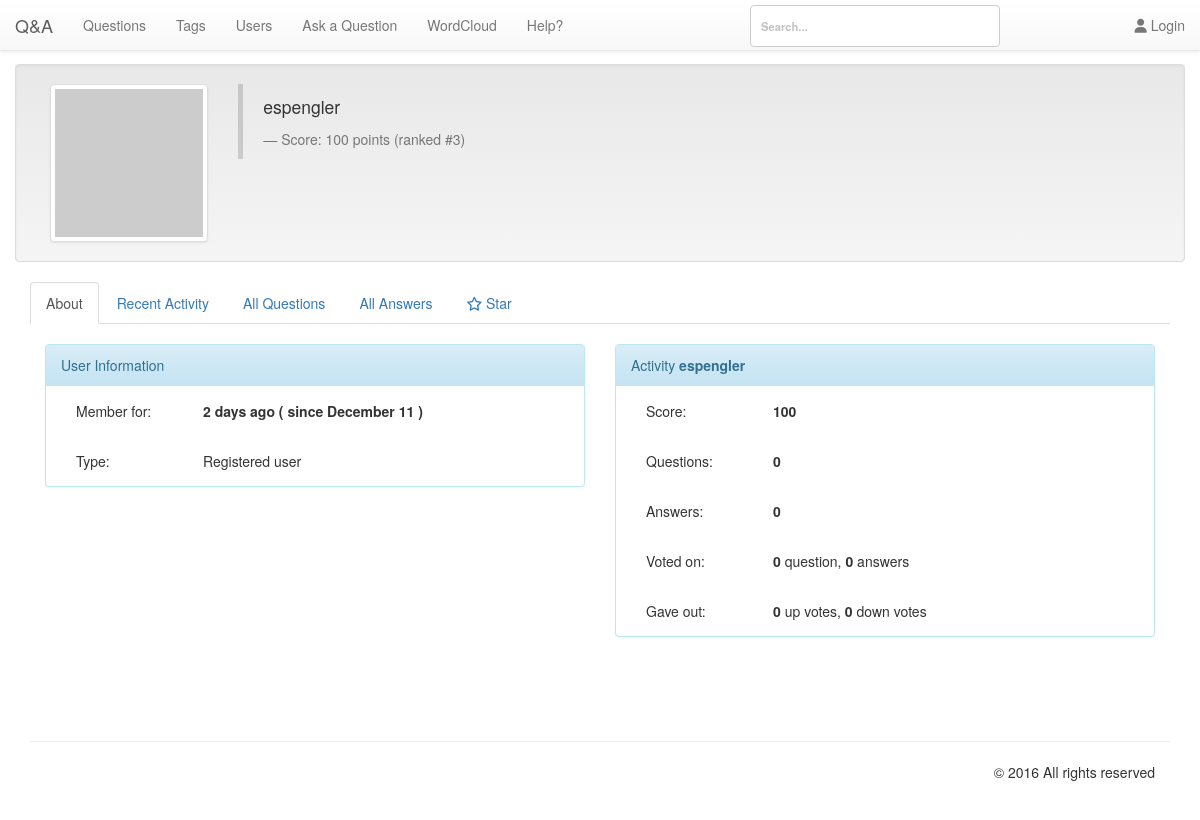
Page /pages/users.php?handle=espengler on the committed database.
### tables this page shows
CREATE TABLE `qa_users` (
  `userid` int(10) UNSIGNED NOT NULL,
  `created` datetime NOT NULL,
  `email` varchar(80) NOT NULL,
  `handle` varchar(20) NOT NULL,
  `avatarblobid` bigint(20) UNSIGNED DEFAULT NULL,
  `avatarwidth` smallint(5) UNSIGNED DEFAULT NULL,
  `avatarheight` smallint(5) UNSIGNED DEFAULT NULL,
  `passcheck` text,
  `loggedin` datetime NOT NULL
);

CREATE TABLE `qa_userpoints` (
  `userid` int(10) UNSIGNED NOT NULL,
  `points` int(11) NOT NULL DEFAULT '0',
  `qposts` mediumint(9) NOT NULL DEFAULT '0',
  `aposts` mediumint(9) NOT NULL DEFAULT '0',
  `cposts` mediumint(9) NOT NULL DEFAULT '0',
  `aselects` mediumint(9) NOT NULL DEFAULT '0',
  `aselecteds` mediumint(9) NOT NULL DEFAULT '0',
  `qupvotes` mediumint(9) NOT NULL DEFAULT '0',
  `qdownvotes` mediumint(9) NOT NULL DEFAULT '0',
  `aupvotes` mediumint(9) NOT NULL DEFAULT '0',
  `adownvotes` mediumint(9) NOT NULL DEFAULT '0',
  `qvoteds` int(11) NOT NULL DEFAULT '0',
  `avoteds` int(11) NOT NULL DEFAULT '0',
  `upvoteds` int(11) NOT NULL DEFAULT '0',
  `downvoteds` int(11) NOT NULL DEFAULT '0',
  `bonus` int(11) NOT NULL DEFAULT '0'
);

### db/db.php (called while the page is built, shortened)
<?php
class Db {
	protected static $connection;
	public function connect() {
		if(!isset(self::$connection)) {
			self::$connection = new mysqli('localhost','admin','M0n@rch$','cs518');
		}
		return self::$connection;
	}
	public function query($query) {
		$connection = $this -> connect();
		$result = $connection -> query($query);
		return $result;
	}
	public function select($query) {
		$rows = array();
		$result = $this -> query($query);
		while ($row = $result -> fetch_assoc()) {
			$rows[] = $row;
		}
		return $rows;
	}
	public function quote($value) {
		$connection = $this -> connect();
		return "'" . $connection -> real_escape_string($value) . "'";
	}
}

### app/time.php (called while the page is built)
<?php
function time_elapsed_string($datetime, $full = false) {
    $now = new DateTime;
    $ago = new DateTime($datetime);
    $diff = $now->diff($ago);
    $diff->w = floor($diff->d / 7);
    $diff->d -= $diff->w * 7;
    $string = array(
        'y' => 'year',
        'm' => 'month',
        'w' => 'week',
        'd' => 'day',
        'h' => 'hour',
        'i' => 'minute',
        's' => 'second',
    );
    foreach ($string as $k => &$v) {
        if ($diff->$k) {
            $v = $diff->$k . ' ' . $v . ($diff->$k > 1 ? 's' : '');
        } else {
            unset($string[$k]);
        }
    }
    if (!$full) $string = array_slice($string, 0, 1);
    return $string ? implode(', ', $string) . ' ago' : 'just now';
}
?>

### pages/users.php (the view, shortened to what this page needs)
<?php
include ("header.php");
include ("navbar.php");
include_once $_SERVER['DOCUMENT_ROOT'].'/db/db.php';
include $_SERVER['DOCUMENT_ROOT'].'/app/time.php';
$connection = new Db();
$handle = $connection -> quote($_GET['handle']);
if (isset($_GET['handle'])):
$sql = $connection -> select("SELECT `avatarblobid`,`filename`,`qa_users`.`created`,`qa_users`.`handle`, `gravatar` FROM `qa_users` INNER JOIN `qa_blobs` ON `qa_users`.`avatarblobid` = `qa_blobs`.`blobid` WHERE `qa_users`.`handle`=".$handle.";");
$points = $connection -> select("SELECT * FROM `qa_userpoints` INNER JOIN `qa_users` ON `qa_users`.`userid` = `qa_userpoints`.`userid` WHERE `handle`=".$handle." ORDER BY `points` DESC;");
foreach ($points as $key => $value) {
  $totalpoints = $value['points'];
  $qposts = $value['qposts'];
  $aposts = $value['aposts'];
  $qvoteds = $value['qvoteds'];
  $avoteds = $value['avoteds'];
  $upvoteds = $value['upvoteds'];
  $downvoteds = $value['downvoteds'];
}
?>
<div class="container">
  <div class="row">
    <div class="col-md-4 col-md-offset-4">
    </div>
  </div>
    <div class="row clearfix well">
		<div class="col-md-2 column">
      <?php
      foreach ($sql as $key => $value) {
        $created = $value['created'];
        if ($value['gravatar'] == 0) {
          $pic =	"<img src='/img/uploads/".$value['filename']."' class='img-thumbnail' title='".$value['handle']."'/>";
        } else {
          $pic =	"<img src='".$value['filename']."' class='img-thumbnail' style='width:158px;height:158px;' title='".$value['handle']."'/>";
        }
        echo $pic;
      }
    ?>
		</div>
		<div class="col-md-5">
			<blockquote>
				<p>
<?php echo $_GET['handle']; ?>
            </p> <small>Score: 	<?php echo $totalpoints; ?> points (ranked #3)</small>
			</blockquote>
		</div>
	</div>
	<div class="row clearfix">
		<div class="col-md-12 column">
			<div class="tabbable" id="tabs-444468">
				<ul class="nav nav-tabs">
					<li class="active">
						<a href="#panel-200304" data-toggle="tab">About</a>
					</li>
					<li>
						<a href="#panel-567647" data-toggle="tab">Recent Activity</a>
					</li>
          <li>
						<a href="#panel-567649" data-toggle="tab">All Questions</a>
					</li>
          <li>
						<a href="#panel-5676450" data-toggle="tab">All Answers</a>
					</li>
          <li>
            <a href="#starcloud" data-toggle="tab"><i class="fa fa-star-o" aria-hidden="true"></i> Star</a></a>
          </li>
				</ul>
				<div class="tab-content">
					<div class="tab-pane active" id="panel-200304">
            <br/>
						 <div class="row">
                			<div class="col-md-12 column">
                        <div class="col-md-6">
                          <div class="panel panel-info">
                            <div class="panel-heading">User Information</div>
                            <div class="panel-body"><div class="col-md-3">
                              Member for:
                            </div>
                            <div class="col-md-6">
                              <strong><?php
                              $dt = new DateTime($created);
                               $dt->format('F d');
                              echo time_elapsed_string($created)." ( since ".$dt->format('F d')." )"; ?> </strong>
                            </div></div>
                            <div class="panel-body"><div class="col-md-3">
                              Type:
                            </div><div class="col-md-6">
                              <?php
                              $retVal = ($_GET['handle'] == 'admin') ? "Super Administartor" : "Registered user" ;
                              echo $retVal;
                              ?>
                            </div>
                          </div><?php if ($_GET['handle'] == 'admin') { ?>
                            <div class="panel-body"><div class="col-md-3">
                              Extra privileges:
                            </div><div class="col-md-6">
                              Editing any question<br />
Editing any answer<br />
Editing posts silently<br />
Closing any question<br />
Selecting answer for any question<br />
Viewing who voted or flagged posts<br />
Approving or rejecting posts<br />
Hiding or showing any post<br />
Deleting hidden posts<br />
                            </div>
                          </div><?php  } ?>
                          </div>
                        </div>
                        <div class="col-md-6">
                          <div class="panel panel-info">
                               <div class="panel-heading">Activity <strong><?php echo $_GET['handle'];?></strong></div>
                               <div class="panel-body"><div class="col-md-3">
                                 Score:
                               </div>
                               <div class="col-md-6">
                                 <strong><?php echo $totalpoints; ?>  </strong>
                               </div>
                             </div>
                             <div class="panel-body"><div class="col-md-3">
                               Questions:
                             </div>
                             <div class="col-md-6">
                               <strong><?php echo $qposts; ?>  </strong>
                             </div>
                           </div>
                           <div class="panel-body"><div class="col-md-3">
                             Answers:
                           </div>
                           <div class="col-md-6">
                             <strong><?php echo $aposts; ?> </strong>
                           </div>
                         </div>
                         <div class="panel-body"><div class="col-md-3">
                            Voted on:
                         </div>
                         <div class="col-md-6">
                           <strong><?php echo $qvoteds; ?> </strong> question, <strong> <?php echo $avoteds; ?></strong> answers
                         </div>
                       </div>
                       <div class="panel-body"><div class="col-md-3">
                         Gave out:
                       </div>
                       <div class="col-md-6">
                         <strong><?php echo $upvoteds; ?> </strong> up votes, <strong> <?php echo $downvoteds; ?></strong> down votes
                       </div>
                     </div>
                             </div>
                        </div>
            				</div>
            			</div>
					</div>
          </div>
  </div>
</div>
        </div>
				</div>
<?php endif;
include 'footer.php';
 ?>

### css/style.css (style rules this page uses)
div.container a { text-decoration: none; }
div.container { margin-top: 4.5em !important; }

### css/demo.css (style rules this page uses)
*, *:after, *:before { -webkit-box-sizing: border-box; box-sizing: border-box; }
.clearfix:before, .clearfix:after { content: ''; display: table; }
.clearfix:after { clear: both; }
body { background: #c1c1c1 url(../img/unsplash.jpg) no-repeat center bottom; color: #fff; font-size: 1em; font-family: 'Raleway', Arial, sans-serif; min-height: 500px; }
a { color: #fff; text-decoration: none; outline: none; }

### css/component.css (style rules this page uses)
html, body { height: 100%; }
body { overflow-x: hidden; overflow-y: scroll; }

### rows in the picture
qa_users: created "2 days ago", created "December 11"
qa_userpoints: points "100", qposts "0", aposts "0", qvoteds "0", avoteds "0", upvoteds "0", downvoteds "0"

### other values in the picture
$_GET['handle'] "espengler"
$retVal "Registered user"
